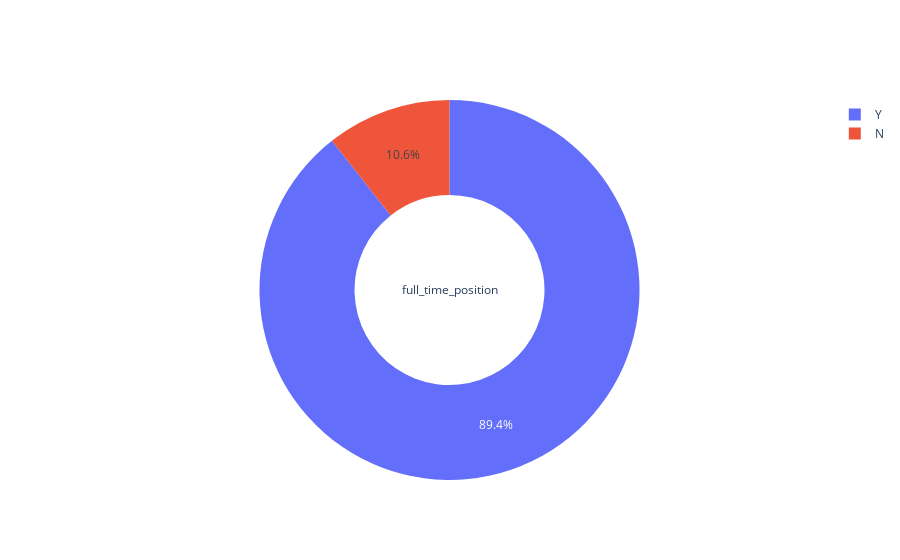

Notebook code for this chart:
### Code cell
go.Figure(data=[go.Pie(labels=df["full_time_position"].value_counts(normalize=True).index,
                               values=df["full_time_position"].value_counts(normalize=True).values,hole=.5,
                               title="full_time_position")])

### Figure 1 — Plotly figure (JSON) as saved in the notebook; plotly's stock layout.template omitted (floating-point values rounded to 4 significant figures)
{"data": [{"hole": 0.5, "labels": ["Y", "N"], "title": {"text": "full_time_position"}, "type": "pie", "values": [0.8938, 0.1062]}], "layout": {"autosize": true}}
